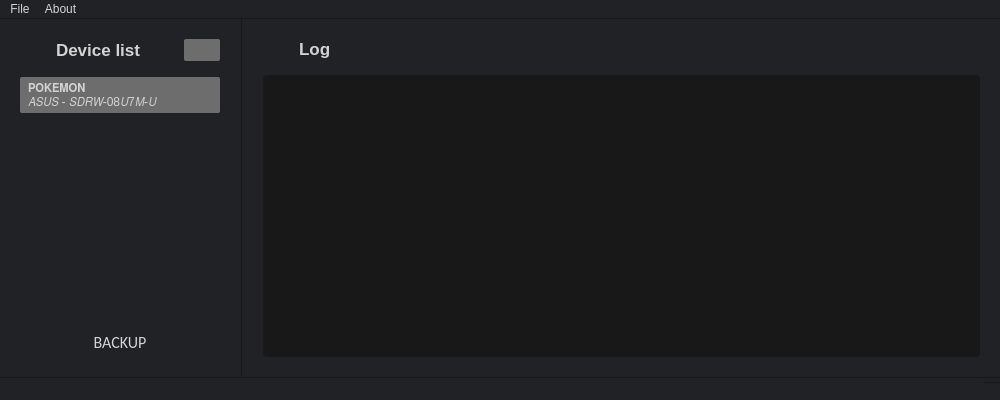
<?xml version="1.0" encoding="UTF-8"?>
<ui version="4.0">
 <class>UI</class>
 <widget class="QMainWindow" name="UI">
  <property name="geometry">
   <rect>
    <x>0</x>
    <y>0</y>
    <width>1000</width>
    <height>400</height>
   </rect>
  </property>
  <property name="windowTitle">
   <string>Slipstream</string>
  </property>
  <property name="windowIcon">
   <iconset>
    <normaloff>../static/img/music-disc-with-luster.svg</normaloff>../static/img/music-disc-with-luster.svg</iconset>
  </property>
  <property name="styleSheet">
   <string notr="true">* {
	color: rgb(210, 211, 211);
	background-color: rgb(32, 34, 37);
}

QPushButton {
	border: none;
	background-color: rgb(109, 109, 109);
	border-radius: 2px;
	padding: 4px 8px;
	text-align: left;
}
QPushButton:hover:!pressed {
  background-color: rgb(139, 139, 139);
}
QPushButton:disabled {
  background-color: rgb(39, 39, 39);
}

QTextEdit {
	background-color: rgb(24, 24, 24);
	border-radius: 4px;
}

QScrollBar:vertical {
	border: none;
	width:  8px;
	margin-left: 4px;
	border-radius: 1px;
}

QScrollBar:add-line:vertical,
QScrollBar:sub-line:vertica {
	width: 0px;
}

QScrollBar:handle:vertical {
	background: white;
	border-radius: 2px;
}
</string>
  </property>
  <widget class="QWidget" name="centralwidget">
   <layout class="QHBoxLayout" name="horizontalLayout_2">
    <property name="spacing">
     <number>0</number>
    </property>
    <property name="leftMargin">
     <number>0</number>
    </property>
    <property name="topMargin">
     <number>0</number>
    </property>
    <property name="rightMargin">
     <number>0</number>
    </property>
    <property name="bottomMargin">
     <number>0</number>
    </property>
    <item>
     <layout class="QVBoxLayout" name="deviceList">
      <property name="spacing">
       <number>16</number>
      </property>
      <property name="leftMargin">
       <number>20</number>
      </property>
      <property name="topMargin">
       <number>20</number>
      </property>
      <property name="rightMargin">
       <number>20</number>
      </property>
      <property name="bottomMargin">
       <number>20</number>
      </property>
      <item>
       <layout class="QHBoxLayout" name="deviceListHeader">
        <property name="spacing">
         <number>16</number>
        </property>
        <property name="sizeConstraint">
         <enum>QLayout::SetMinimumSize</enum>
        </property>
        <item>
         <spacer name="horizontalSpacer">
          <property name="orientation">
           <enum>Qt::Horizontal</enum>
          </property>
          <property name="sizeType">
           <enum>QSizePolicy::Minimum</enum>
          </property>
          <property name="sizeHint" stdset="0">
           <size>
            <width>0</width>
            <height>20</height>
           </size>
          </property>
         </spacer>
        </item>
        <item>
         <widget class="QLabel" name="discIcon">
          <property name="minimumSize">
           <size>
            <width>20</width>
            <height>20</height>
           </size>
          </property>
          <property name="maximumSize">
           <size>
            <width>20</width>
            <height>20</height>
           </size>
          </property>
          <property name="pixmap">
           <pixmap>../static/img/music-disc-with-luster.svg</pixmap>
          </property>
          <property name="scaledContents">
           <bool>true</bool>
          </property>
         </widget>
        </item>
        <item>
         <widget class="QLabel" name="label">
          <property name="font">
           <font>
            <family>Arial</family>
            <pointsize>13</pointsize>
            <weight>75</weight>
            <bold>true</bold>
           </font>
          </property>
          <property name="text">
           <string>Device list</string>
          </property>
         </widget>
        </item>
        <item>
         <widget class="QPushButton" name="refreshIcon">
          <property name="maximumSize">
           <size>
            <width>36</width>
            <height>16777215</height>
           </size>
          </property>
          <property name="icon">
           <iconset>
            <normaloff>../static/img/refresh.svg</normaloff>../static/img/refresh.svg</iconset>
          </property>
          <property name="iconSize">
           <size>
            <width>20</width>
            <height>20</height>
           </size>
          </property>
         </widget>
        </item>
        <item>
         <spacer name="horizontalSpacer_2">
          <property name="orientation">
           <enum>Qt::Horizontal</enum>
          </property>
          <property name="sizeType">
           <enum>QSizePolicy::Minimum</enum>
          </property>
          <property name="sizeHint" stdset="0">
           <size>
            <width>0</width>
            <height>20</height>
           </size>
          </property>
         </spacer>
        </item>
       </layout>
      </item>
      <item>
       <widget class="QScrollArea" name="deviceListDevices">
        <property name="sizePolicy">
         <sizepolicy hsizetype="Minimum" vsizetype="Expanding">
          <horstretch>0</horstretch>
          <verstretch>0</verstretch>
         </sizepolicy>
        </property>
        <property name="minimumSize">
         <size>
          <width>200</width>
          <height>0</height>
         </size>
        </property>
        <property name="frameShape">
         <enum>QFrame::NoFrame</enum>
        </property>
        <property name="horizontalScrollBarPolicy">
         <enum>Qt::ScrollBarAlwaysOff</enum>
        </property>
        <property name="widgetResizable">
         <bool>true</bool>
        </property>
        <widget class="QWidget" name="deviceListDevices_2">
         <property name="geometry">
          <rect>
           <x>0</x>
           <y>0</y>
           <width>202</width>
           <height>230</height>
          </rect>
         </property>
         <layout class="QVBoxLayout" name="verticalLayout_3">
          <property name="spacing">
           <number>16</number>
          </property>
          <property name="leftMargin">
           <number>0</number>
          </property>
          <property name="topMargin">
           <number>0</number>
          </property>
          <property name="rightMargin">
           <number>0</number>
          </property>
          <property name="bottomMargin">
           <number>0</number>
          </property>
          <item>
           <widget class="QPushButton" name="pushButton_3">
            <property name="text">
             <string>𝗣𝗢𝗞𝗘𝗠𝗢𝗡
𝘈𝘚𝘜𝘚 - 𝘚𝘋𝘙𝘞-08𝘜7𝘔-𝘜</string>
            </property>
           </widget>
          </item>
          <item>
           <spacer name="verticalSpacer_2">
            <property name="orientation">
             <enum>Qt::Vertical</enum>
            </property>
            <property name="sizeHint" stdset="0">
             <size>
              <width>20</width>
              <height>40</height>
             </size>
            </property>
           </spacer>
          </item>
         </layout>
        </widget>
       </widget>
      </item>
      <item>
       <widget class="QPushButton" name="backupButton">
        <property name="font">
         <font>
          <family>Calibri</family>
          <pointsize>12</pointsize>
          <weight>50</weight>
          <bold>false</bold>
          <stylestrategy>PreferDefault</stylestrategy>
         </font>
        </property>
        <property name="styleSheet">
         <string notr="true">QPushButton {
	text-align: center;
}
QPushButton:!hover {
	background-color: transparent;
}
QPushButton:hover:!pressed {
	background-color: rgb(0, 105, 192);
}
QPushButton:hover:pressed {
	background-color: rgb(30, 135, 222);
}
</string>
        </property>
        <property name="text">
         <string>BACKUP</string>
        </property>
       </widget>
      </item>
     </layout>
    </item>
    <item>
     <widget class="QFrame" name="frame">
      <property name="styleSheet">
       <string notr="true">color: rgb(24, 24, 24);</string>
      </property>
      <property name="frameShape">
       <enum>QFrame::VLine</enum>
      </property>
      <property name="frameShadow">
       <enum>QFrame::Plain</enum>
      </property>
      <property name="lineWidth">
       <number>1</number>
      </property>
     </widget>
    </item>
    <item>
     <layout class="QVBoxLayout" name="verticalLayout_2">
      <property name="spacing">
       <number>16</number>
      </property>
      <property name="leftMargin">
       <number>20</number>
      </property>
      <property name="topMargin">
       <number>20</number>
      </property>
      <property name="rightMargin">
       <number>20</number>
      </property>
      <property name="bottomMargin">
       <number>20</number>
      </property>
      <item>
       <layout class="QHBoxLayout" name="horizontalLayout_3">
        <property name="spacing">
         <number>16</number>
        </property>
        <item>
         <widget class="QLabel" name="logIcon">
          <property name="minimumSize">
           <size>
            <width>20</width>
            <height>20</height>
           </size>
          </property>
          <property name="maximumSize">
           <size>
            <width>20</width>
            <height>20</height>
           </size>
          </property>
          <property name="pixmap">
           <pixmap>../static/img/align.svg</pixmap>
          </property>
          <property name="scaledContents">
           <bool>true</bool>
          </property>
         </widget>
        </item>
        <item>
         <widget class="QLabel" name="label_2">
          <property name="font">
           <font>
            <family>Arial</family>
            <pointsize>13</pointsize>
            <weight>75</weight>
            <bold>true</bold>
           </font>
          </property>
          <property name="text">
           <string>Log</string>
          </property>
         </widget>
        </item>
       </layout>
      </item>
      <item>
       <widget class="QTextEdit" name="log">
        <property name="font">
         <font>
          <family>Courier New</family>
          <pointsize>8</pointsize>
          <weight>75</weight>
          <bold>true</bold>
         </font>
        </property>
        <property name="styleSheet">
         <string notr="true">padding: 10px;</string>
        </property>
        <property name="frameShape">
         <enum>QFrame::NoFrame</enum>
        </property>
        <property name="html">
         <string>&lt;!DOCTYPE HTML PUBLIC &quot;-//W3C//DTD HTML 4.0//EN&quot; &quot;http://www.w3.org/TR/REC-html40/strict.dtd&quot;&gt;
&lt;html&gt;&lt;head&gt;&lt;meta name=&quot;qrichtext&quot; content=&quot;1&quot; /&gt;&lt;style type=&quot;text/css&quot;&gt;
p, li { white-space: pre-wrap; }
&lt;/style&gt;&lt;/head&gt;&lt;body style=&quot; font-family:'Courier New'; font-size:8pt; font-weight:600; font-style:normal;&quot;&gt;
&lt;p style=&quot;-qt-paragraph-type:empty; margin-top:0px; margin-bottom:0px; margin-left:0px; margin-right:0px; -qt-block-indent:0; text-indent:0px;&quot;&gt;&lt;br /&gt;&lt;/p&gt;&lt;/body&gt;&lt;/html&gt;</string>
        </property>
        <property name="textInteractionFlags">
         <set>Qt::TextSelectableByKeyboard|Qt::TextSelectableByMouse</set>
        </property>
       </widget>
      </item>
     </layout>
    </item>
   </layout>
  </widget>
  <widget class="QStatusBar" name="statusbar">
   <property name="styleSheet">
    <string notr="true">border-top: 1px solid rgb(24, 24, 24);</string>
   </property>
  </widget>
  <widget class="QMenuBar" name="menubar">
   <property name="geometry">
    <rect>
     <x>0</x>
     <y>0</y>
     <width>1000</width>
     <height>21</height>
    </rect>
   </property>
   <property name="styleSheet">
    <string notr="true">border-bottom: 1px solid rgb(24, 24, 24);</string>
   </property>
   <widget class="QMenu" name="menuFile">
    <property name="title">
     <string>File</string>
    </property>
    <widget class="QMenu" name="menuOpen_Recent">
     <property name="title">
      <string>Open Recent</string>
     </property>
     <addaction name="actionUntitled_txt"/>
    </widget>
    <addaction name="actionNew"/>
    <addaction name="separator"/>
    <addaction name="actionOpen"/>
    <addaction name="menuOpen_Recent"/>
    <addaction name="separator"/>
    <addaction name="actionSave"/>
    <addaction name="separator"/>
    <addaction name="actionExit"/>
   </widget>
   <widget class="QMenu" name="menuAbout">
    <property name="title">
     <string>About</string>
    </property>
   </widget>
   <addaction name="menuFile"/>
   <addaction name="menuAbout"/>
  </widget>
  <action name="actionNew">
   <property name="text">
    <string>New</string>
   </property>
  </action>
  <action name="actionOpen">
   <property name="text">
    <string>Open</string>
   </property>
  </action>
  <action name="actionSave">
   <property name="text">
    <string>Save</string>
   </property>
  </action>
  <action name="actionExit">
   <property name="text">
    <string>Exit</string>
   </property>
  </action>
  <action name="actionUntitled_txt">
   <property name="text">
    <string>Untitled.txt</string>
   </property>
  </action>
 </widget>
 <resources/>
 <connections/>
</ui>
